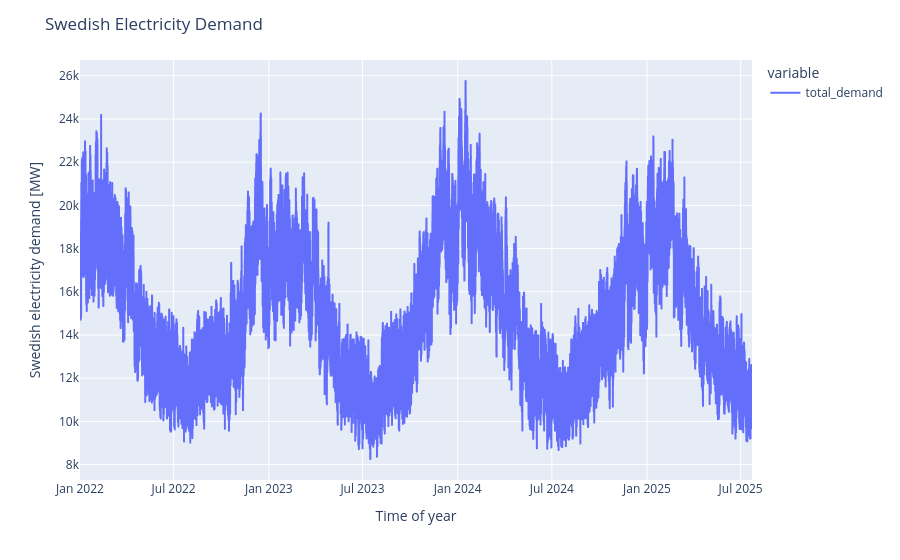

Notebook cell for this chart:
### Markdown cell above
The stacked bar charts illustrate monthly electricity generation by source for 2022 and 2024. A notable shift in the energy mix is observed in 2024, with increases in both Wind Onshore and Solar generation, indicating a growing emphasis on renewable sources. Nuclear power provides a stable baseline, while Hydro Water Reservoir generation shows typical seasonal variations across both years

### Code cell
fig = px.line(df.total_demand)
fig.update_layout(title='Swedish Electricity Demand',xaxis_title='Time of year', yaxis_title='Swedish electricity demand [MW]')

### Figure 1 — Plotly figure (JSON) as saved in the notebook; plotly's stock layout.template omitted (floating-point values rounded to 4 significant figures; data arrays with more than 128 entries replaced by an {"elided": "..."} marker saying what was removed)
{"data": [{"hovertemplate": "variable=total_demand<br>datetime=%{x}<br>value=%{y}<extra></extra>", "legendgroup": "total_demand", "line": {"color": "#636efa", "dash": "solid"}, "marker": {"symbol": "circle"}, "mode": "lines", "name": "total_demand", "showlegend": true, "type": "scattergl", "x": {"elided": "31176 str values"}, "xaxis": "x", "y": {"elided": "31176 float values"}, "yaxis": "y"}], "layout": {"legend": {"title": {"text": "variable"}, "tracegroupgap": 0}, "margin": {"t": 60}, "title": {"text": "Swedish Electricity Demand"}, "xaxis": {"anchor": "y", "domain": [0, 1], "title": {"text": "Time of year"}}, "yaxis": {"anchor": "x", "domain": [0, 1], "title": {"text": "Swedish electricity demand [MW]"}}}}
